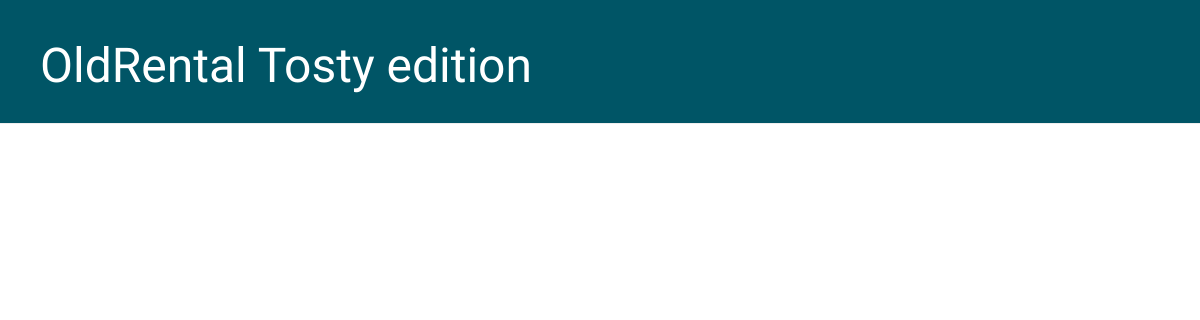
Page /films/rentedfilms/ on the earlier database version.
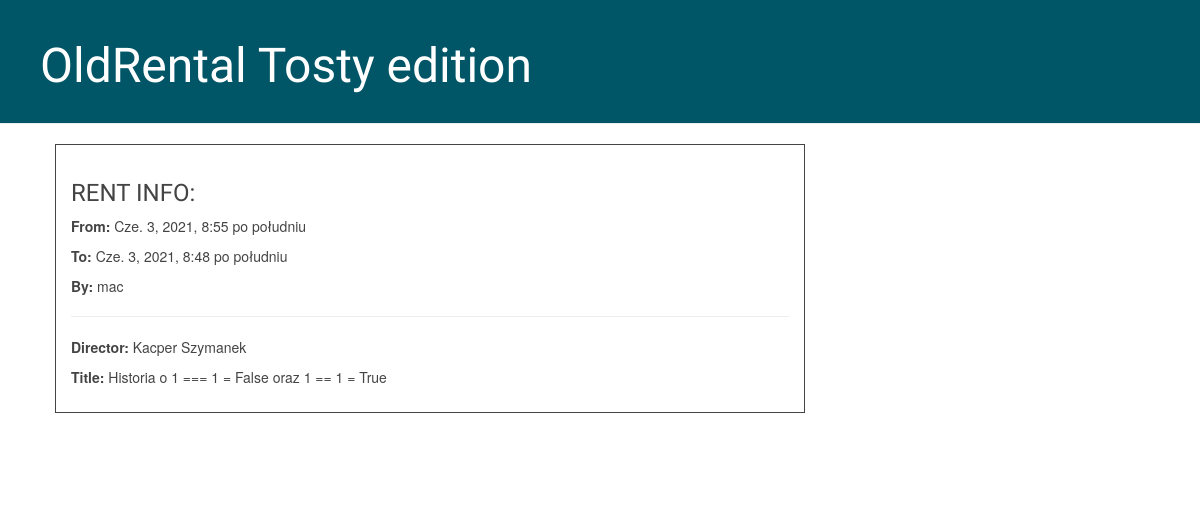
Same page on the later database version.
### films/models.py (models this page shows, shortened)
class RentedFilm(models.Model):
    film = models.ForeignKey(Film, related_name='old_film_rents', on_delete=models.CASCADE)
    user = models.ForeignKey(User, on_delete=models.CASCADE)
    date_from = models.DateTimeField(datetime)
    date_to = models.DateTimeField(default=datetime.now())

class Film(models.Model):
    title = models.CharField(max_length=64)
    director = models.CharField(max_length=64)
    genre = models.ForeignKey(FilmGenre, related_name='films', on_delete=models.PROTECT)
    time = models.TimeField()
    userfilm_rentier = models.ForeignKey(User, related_name='films', on_delete=models.CASCADE,
                                       default=None, blank=True, null=True)
    rent_date = models.DateTimeField(default=None, blank=True, null=True)
    class Meta:
        unique_together = ('title', 'director', 'time')
        ordering = ('title',)

### films/views.py (the view)
# urls.py: path('rentedfilms/', views.RentedFilmView.as_view(), name='rentedfilms')
class RentedFilmView(View):
    def get(self, request):
        rentedfilms = RentedFilm.objects.filter().order_by('-date_to')
        return render(request, 'rentedfilms.html', {'rentedfilms': rentedfilms})

### templates/rentedfilms.html (shortened to what this page needs)
{% extends 'base.html' %}
{% block content %}
    {% for film in rentedfilms %}
        <div class="book">
                <h3>RENT INFO:</h3>
                <p><b>From:</b> {{ film.date_from }}</p>
                <p><b>To:</b> {{ film.date_to }}</p>
                <p><b>By:</b> {{ film.user.username }}</p>
            <hr>
            <div class="author">
                <p><b>Director:</b> {{ film.film.director }}</p>
                <p><b>Title:</b> {{ film.film.title }}</p>
            </div>
        </div>
    {% endfor %}
{% endblock %}

Differences in the rows shown:
added RentedFilm: date_from "Cze. 3, 2021, 8:55 po południu", date_to "Cze. 3, 2021, 8:48 po południu", user.username "mac", film.director "Kacper Szymanek", film "Historia o 1 === 1 = False oraz 1 == 1 = True"
